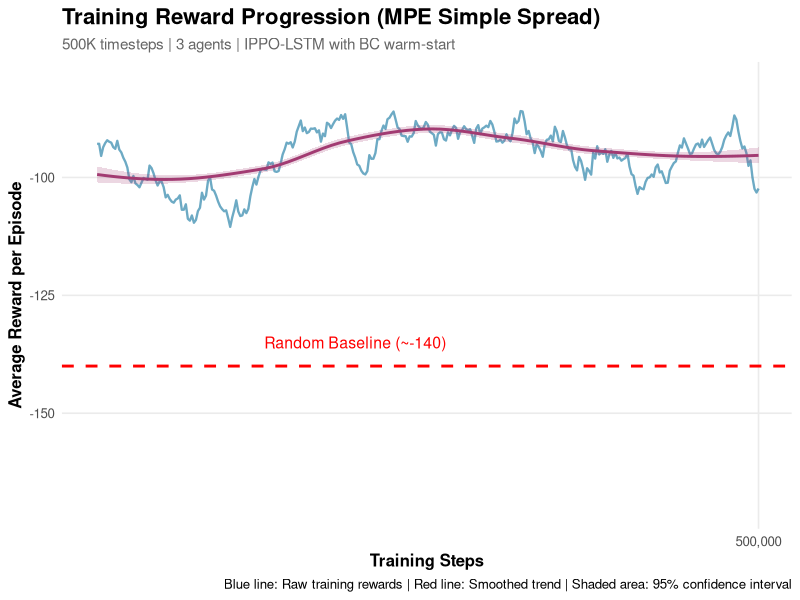
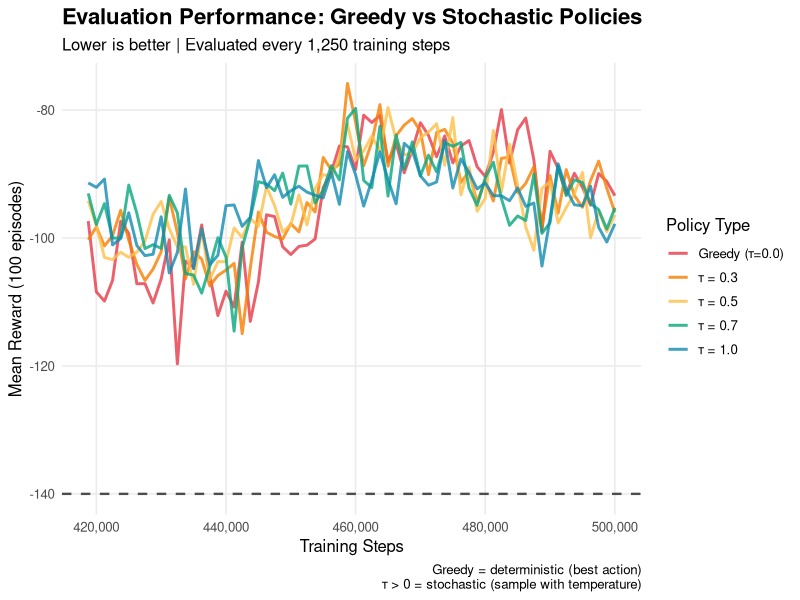
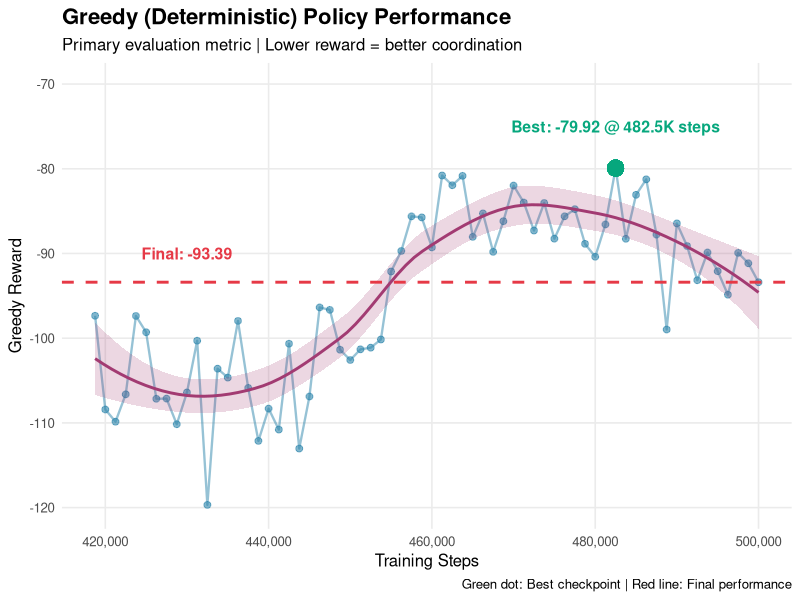
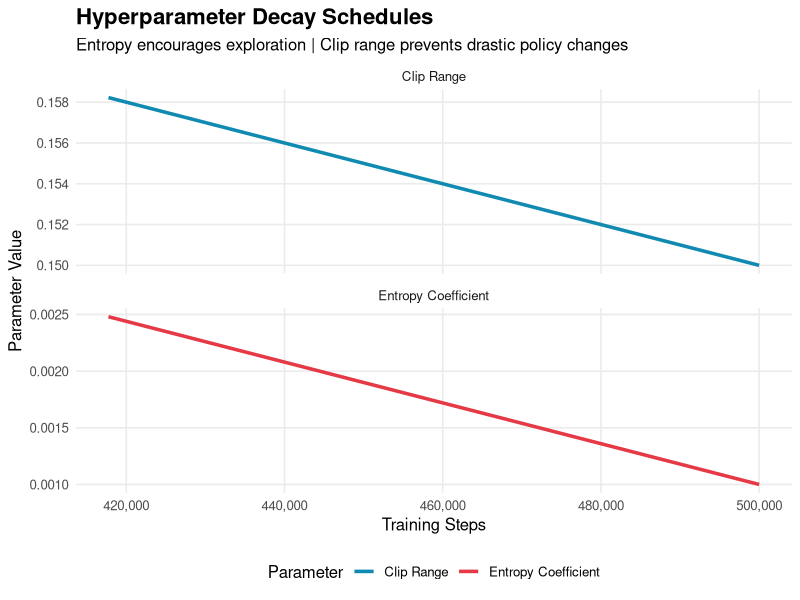

The R source for these figures, in order:
## ---- chunk 1
library(ggplot2)
library(dplyr)
library(tidyr)
library(scales)

# Load training and evaluation metrics
train_data <- read.csv("logs/mpe_bc_rl/train_metrics.csv")
eval_data <- read.csv("logs/mpe_bc_rl/eval_metrics.csv")
## ---- chunk 2
ggplot(train_data, aes(x = global_step, y = avg_reward)) +
  geom_line(color = "#2E86AB", size = 0.8, alpha = 0.7) +
  geom_smooth(method = "loess", se = TRUE, color = "#A23B72", fill = "#A23B72", alpha = 0.2) +
  geom_hline(yintercept = -140, linetype = "dashed", color = "red", size = 1) +
  annotate("text", x = 450000, y = -135, label = "Random Baseline (~-140)",
           color = "red", size = 4) +
  labs(
    title = "Training Reward Progression (MPE Simple Spread)",
    subtitle = "500K timesteps | 3 agents | IPPO-LSTM with BC warm-start",
    x = "Training Steps",
    y = "Average Reward per Episode",
    caption = "Blue line: Raw training rewards | Red line: Smoothed trend | Shaded area: 95% confidence interval"
  ) +
  theme_minimal(base_size = 12) +
  theme(
    plot.title = element_text(face = "bold", size = 16),
    plot.subtitle = element_text(color = "gray40", size = 11),
    axis.title = element_text(face = "bold"),
    panel.grid.minor = element_blank()
  ) +
  scale_x_continuous(labels = comma, breaks = seq(0, 500000, 100000)) +
  scale_y_continuous(limits = c(-170, -80))
## ---- chunk 3
# Reshape eval data for plotting
eval_long <- eval_data %>%
  select(global_step, greedy_reward, tau_0.3_reward, tau_0.5_reward,
         tau_0.7_reward, tau_1.0_reward) %>%
  pivot_longer(cols = -global_step, names_to = "policy_type", values_to = "reward") %>%
  mutate(policy_type = recode(policy_type,
                              "greedy_reward" = "Greedy (τ=0.0)",
                              "tau_0.3_reward" = "τ = 0.3",
                              "tau_0.5_reward" = "τ = 0.5",
                              "tau_0.7_reward" = "τ = 0.7",
                              "tau_1.0_reward" = "τ = 1.0"))

ggplot(eval_long, aes(x = global_step, y = reward, color = policy_type)) +
  geom_line(size = 1, alpha = 0.8) +
  geom_hline(yintercept = -140, linetype = "dashed", color = "gray30", size = 0.8) +
  labs(
    title = "Evaluation Performance: Greedy vs Stochastic Policies",
    subtitle = "Lower is better | Evaluated every 1,250 training steps",
    x = "Training Steps",
    y = "Mean Reward (100 episodes)",
    color = "Policy Type",
    caption = "Greedy = deterministic (best action)\nτ > 0 = stochastic (sample with temperature)"
  ) +
  theme_minimal(base_size = 12) +
  theme(
    plot.title = element_text(face = "bold", size = 16),
    legend.position = "right",
    panel.grid.minor = element_blank()
  ) +
  scale_color_manual(values = c(
    "Greedy (τ=0.0)" = "#E63946",
    "τ = 0.3" = "#F77F00",
    "τ = 0.5" = "#FCBF49",
    "τ = 0.7" = "#06A77D",
    "τ = 1.0" = "#118AB2"
  )) +
  scale_x_continuous(labels = comma)
## ---- chunk 4
ggplot(eval_data, aes(x = global_step, y = greedy_reward)) +
  geom_point(color = "#2E86AB", size = 2, alpha = 0.6) +
  geom_line(color = "#2E86AB", size = 0.8, alpha = 0.5) +
  geom_smooth(method = "loess", se = TRUE, color = "#A23B72", fill = "#A23B72", alpha = 0.2) +
  geom_hline(yintercept = -93.39, linetype = "dashed", color = "#E63946", size = 1) +
  annotate("text", x = 430000, y = -90,
           label = "Final: -93.39", color = "#E63946", size = 4, fontface = "bold") +
  geom_point(aes(x = 482500, y = -79.92), color = "#06A77D", size = 5) +
  annotate("text", x = 482500, y = -75,
           label = "Best: -79.92 @ 482.5K steps", color = "#06A77D", size = 4, fontface = "bold") +
  labs(
    title = "Greedy (Deterministic) Policy Performance",
    subtitle = "Primary evaluation metric | Lower reward = better coordination",
    x = "Training Steps",
    y = "Greedy Reward",
    caption = "Green dot: Best checkpoint | Red line: Final performance"
  ) +
  theme_minimal(base_size = 12) +
  theme(
    plot.title = element_text(face = "bold", size = 16),
    panel.grid.minor = element_blank()
  ) +
  scale_x_continuous(labels = comma) +
  scale_y_continuous(limits = c(-120, -70))
## ---- chunk 5
train_data_subset <- train_data %>%
  select(global_step, entropy_coef, clip_range) %>%
  pivot_longer(cols = -global_step, names_to = "parameter", values_to = "value") %>%
  mutate(parameter = recode(parameter,
                            "entropy_coef" = "Entropy Coefficient",
                            "clip_range" = "Clip Range"))

ggplot(train_data_subset, aes(x = global_step, y = value, color = parameter)) +
  geom_line(size = 1.2) +
  labs(
    title = "Hyperparameter Decay Schedules",
    subtitle = "Entropy encourages exploration | Clip range prevents drastic policy changes",
    x = "Training Steps",
    y = "Parameter Value",
    color = "Parameter"
  ) +
  theme_minimal(base_size = 12) +
  theme(
    plot.title = element_text(face = "bold", size = 16),
    legend.position = "bottom",
    panel.grid.minor = element_blank()
  ) +
  scale_color_manual(values = c("Entropy Coefficient" = "#E63946",
                                "Clip Range" = "#118AB2")) +
  scale_x_continuous(labels = comma) +
  facet_wrap(~parameter, scales = "free_y", ncol = 1)
